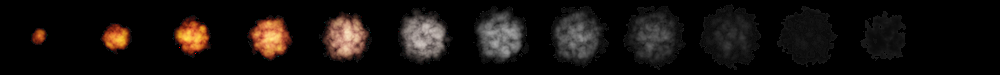
#> input picture assets/explosion_strip13.png, 1000 x 75 px, shrunk from 2548 x 190 before the run
$ python sprite.py
#> lines starting #> are read from the running program, lines starting #| are printed output that depends on the picture
import cv2

def split_sprite_sheet(sprite_width, sprite_height, columns_in_sheet, rows_in_sheet, sprite_path):
    """Cuts the sprite sheet into individual frames."""
#> called with sprite_width = 196, sprite_height = 190, columns_in_sheet = 13, rows_in_sheet = 1, sprite_path = './assets/explosion_strip13.png'
    sprite_sheet = cv2.imread(sprite_path, cv2.IMREAD_UNCHANGED)
#> sprite_sheet is the input picture: shape (75, 1000, 4); mean B, G, R, A 13.8, 16.1, 20.5, 31.6

    sprite_frames = []
    for row in range(rows_in_sheet):
        for col in range(columns_in_sheet):
            x = col * sprite_width
            y = row * sprite_height
            sprite_frame = sprite_sheet[y:y + sprite_height, x:x + sprite_width]
            sprite_frames.append(sprite_frame)
#> after the loop, sprite_frames = 13 items
    return sprite_frames


# Määritä frame-koko ja sarakkeiden sekä rivien määrä
frame_width = 196   # Vaihda oikeaan sprite-kokoon
frame_height = 190  # Vaihda oikeaan sprite-kokoon
cols = 13  # Kuinka monta saraketta sprite sheetissä on
rows = 1  # Kuinka monta riviä sprite sheetissä on

# Pilko sprite sheet animaation freimeiksi
frames = split_sprite_sheet(frame_width, frame_height, cols, rows, "./assets/explosion_strip13.png")
#> frames = 13 items

# Näytä animaatio OpenCV-ikkunassa
for frame in frames:
    cv2.imshow("Explosion Animation", frame)
    if cv2.waitKey(200) & 0xFF == ord('q'):  # Odota 100ms per frame
        break
#> this loop made 1 pass; (key q is pressed on pass 1)
#> pass 1, `cv2.imshow("Explosion Animation", frame)`:
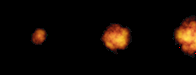
#> window 'Explosion Animation': shape (75, 196, 4); mean B, G, R, A 3.2, 8, 15.8, 16.5

cv2.destroyAllWindows()
